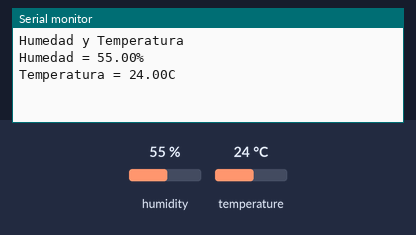
A sketch run on a simulated ESP8266 (NodeMCU). Shown: the last lines printed to the serial monitor. Inputs (shaded band) come from the test bench; at power-on: humidity 55 %, temperature 24 °C. WiFi joins after 1.5 s; servers stay silent unless stated.

Above: at 3.0 s.
3.1 s: humidity set to 22 %
4.6 s: temperature set to 12 °C
At 6.0 s:
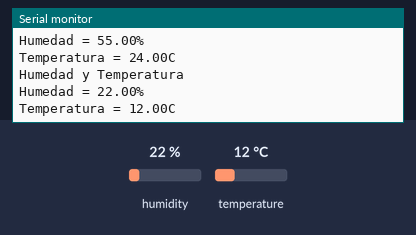
6.1 s: humidity set to 40 %
At 10.1 s:
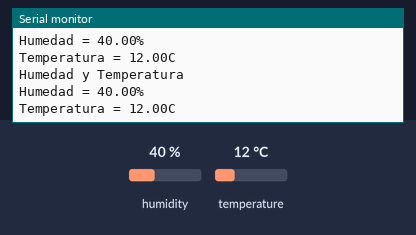
Timing chart, 0 to 11.6 s (numbered marks = the images above; inputs shaded):
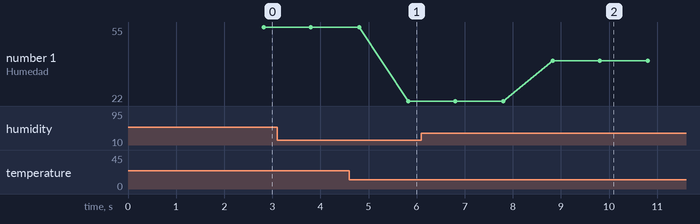

Measured:
- after the input at 4.6 s, the serial monitor: prints a new line after 1.2 s (image 1)
- after the input at 6.1 s, the serial monitor: prints a new line after 2.7 s (image 2)
- plotted number 1: 22 → 40 after the input at 6.1 s

The sketch:

Temperatura_Humedad.ino
```cpp
/*
 * Taller IoT PUCP Verano 2019
 * Clase 3: Temperatura y Humedad con Blynk
 * Actividad: Conexión sensor de temperatura y humedad a la aplicación Blynk
 */

/* Comment this out to disable prints and save space */
#define BLYNK_PRINT Serial


#include <ESP8266WiFi.h>
#include <BlynkSimpleEsp8266.h>
#include <Adafruit_Sensor.h>
#include <DHT.h>
#include <DHT_U.h>


// You should get Auth Token in the Blynk App.
// Go to the Project Settings (nut icon).
char auth[] = "e8d42f00376b4722adf9209fefb61ed6";

// Credenciales del WiFi
char ssid[] = "redpucp";
char pass[] = "C9AA28BA93";

#define dht_dpin  2          // Se define el pin a usar, en este caso será el PIN D4 (GPIO 2)

#define DHTTYPE DHT11     // Se define tipo de DHT (DHT11)


DHT dht(dht_dpin, DHTTYPE);
BlynkTimer timer;


void sendSensor()
{
  float h = dht.readHumidity();
  float t = dht.readTemperature(); // o dht.readTemperature(true) para obtener valores en Fahrenheit

  if (isnan(h) || isnan(t)) {
    Serial.println("Fallo en la lectura del sensor!");
    return;
  }
  Serial.println("Humedad y Temperatura\n");
  Serial.print("Humedad = ");
  Serial.print(h);
  Serial.println("%");
  Serial.print("Temperatura = ");
  Serial.print(t);
  Serial.println("C");
  Serial.println();
  Blynk.virtualWrite(V5, h);
  Blynk.virtualWrite(V6, t);
}

void setup()
{
  //Se inicializa la comunicación serial
  Serial.begin(9600);

  //Se pasan como parámetros las credenciales del WiFi y el token que vinculará el node con Blynk
  Blynk.begin(auth, ssid, pass);


  dht.begin();

  // Timer, llamará a la función cada segundo
  timer.setInterval(1000L, sendSensor);
}

void loop()
{
  Blynk.run();
  timer.run();
}
```
